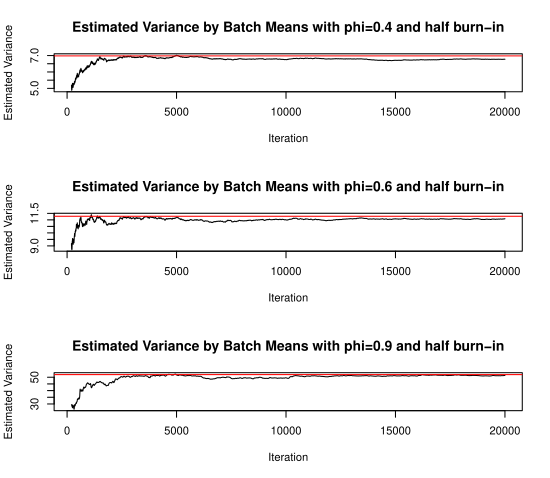

Write R code to recreate this figure.
source("../function/function.R")
library(ggplot2)
library(mcmcse)


true_sd <- sqrt(0.5^2 / (1 - 0.9^2)) ## SD of stationary distribution
true_4rm <- 3 * true_sd^4 ## Fourth moment of stationary distribution
varx <- true_sd^2 ## Variance of stationary distribution 
varx2 <- true_4rm - varx

nset <- 100
nsim <- 10000
nburnin <- 10000
h <- c(1, qnorm(0.975)/(2*true_sd))

par(mfrow=c(3,1))
phichoice <- c(0.4, 0.6, 0.9)

for(phi in phichoice){
  start.time <- Sys.time()
  Sigma11 <- varx * (1+phi)/(1-phi)
  Sigma22 <- varx2 * (1+phi^2)/(1-phi^2)
  Final_var <- Sigma11 + qnorm(0.975)^2/(4 * varx) * Sigma22
  
  sd <- sqrt(0.5^2 / (1 - 0.9^2) * (1 - phi^2))
  
  for(set in 1:nset){
    data <- ts_sampler(niter=nsim+nburnin, nchain=1, mu=0, sd=sd, phi=phi, seed=set)
    data <- rbind(data,data^2)
    saveRDS(data, paste0("batch/",phi*10,"/",set,".rds"))
  }
  
  
  res <- matrix(0, ncol=length(100:nburnin), nrow=nset)
  for(set in 1:nset){
    data <- readRDS(paste0("batch/",phi*10,"/",set,".rds"))
    for(i in 100:nburnin){
      out <- t(data[,(i+1):(2*i)])
      est <- mcse.multi(x = out, method = "obm")
      res[set,(i-99)] <- h%*%est$cov%*%h
    }
  }
  
  resall <- apply(res,2,mean)
  
  plot(seq(200,20000,2),resall, type="l", ylab="Estimated Variance", xlab="Iteration", main=paste0("Estimated Variance by Batch Means with phi=",phi," and half burn-in"))
  abline(h=Final_var, col="red")
  end.time <- Sys.time()
  print(end.time-start.time)
}
